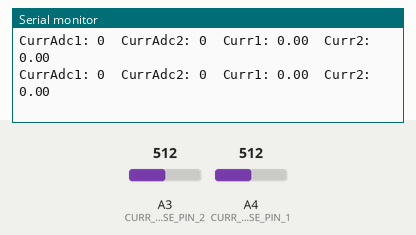
This sketch was run on a simulated Arduino Uno, built with avr-gcc and run on an emulated ATmega328P. Shown: the last lines printed to the serial monitor. The test bench sets the inputs (shaded band); at power-on: A3 (CURR_SENSE_PIN_2) = 512, A4 (CURR_SENSE_PIN_1) = 512.

Above: at 1.2 s.
1.3 s: A3 (CURR_SENSE_PIN_2) set to 716
At 1.58 s:
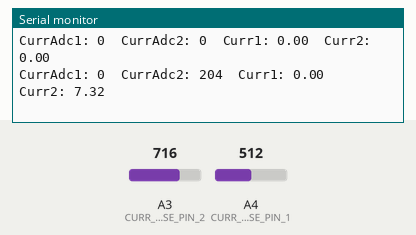
2.8 s: A4 (CURR_SENSE_PIN_1) set to 716
At 2.8 s:
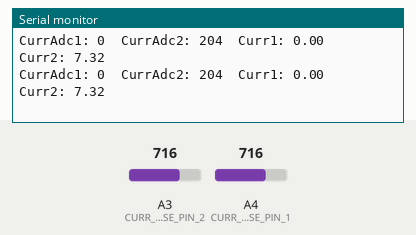
4.3 s: A3 (CURR_SENSE_PIN_2) set to 900
At 4.41 s:
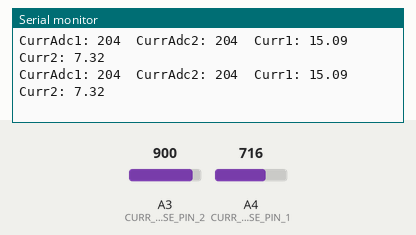
5.8 s: A4 (CURR_SENSE_PIN_1) set to 900
At 5.83 s:
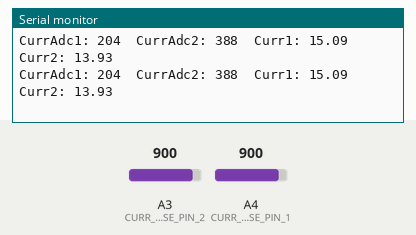
Timing chart, 0 to 8.3 s (numbered marks = the images above; inputs shaded):
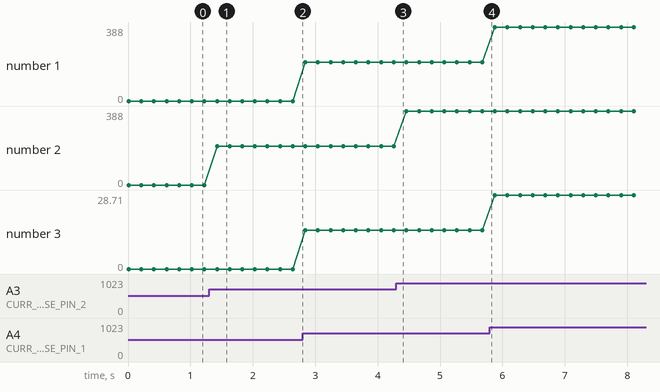

The sketch:

CurrentSensTest.ino
```cpp
//Roboclaw simple serial example.  Set mode to 5.  Option to 4(38400 bps)
#include <SoftwareSerial.h>

#define CURR_SENSE_PIN_1 A4   // ACS714 +-30A
#define CURR_SENSE_PIN_2 A3   // ACS711EX +-15.5A

//See limitations of Arduino SoftwareSerial

SoftwareSerial mySerial(10,11);
int i = 0;

volatile int currAdc1, currAdc2;
volatile float curr1=0, curr2=0;

void setup()
{
  Serial.begin(115200);
  mySerial.begin(38400);
  delay(10);

  //mySerial.write(-40);
}

void getCurrents()
{
    currAdc1 = analogRead(CURR_SENSE_PIN_1)-512;
    currAdc2 = analogRead(CURR_SENSE_PIN_2)-512;

    curr1 = ((float(currAdc1)/1024)*5)/0.066; //ACS714 -> 66mV/A
    curr2 = ((float(currAdc2)/1024)*5)/0.136; //ACS711 -> 136mV/A

    Serial.print("CurrAdc1: ");
    Serial.print(currAdc1);
    Serial.print("\tCurrAdc2: ");
    Serial.print(currAdc2);
    Serial.print("\tCurr1: ");
    Serial.print(curr1);
    Serial.print("\tCurr2: ");
    Serial.println(curr2);
}


void loop()
{
  for(i=64; i<128; i++)
  {
    mySerial.write(i);
    mySerial.write(-i);
    getCurrents();
    delay(200);
  }
  for(i=127; i>0; i--)
  {
    mySerial.write(i);
    mySerial.write(-i);
    getCurrents();
    delay(200);
  }
  for(i=1; i<65; i++)
  {
    mySerial.write(i);
    mySerial.write(-i);
    getCurrents();
    delay(200);
  }

}
```

Measured:
- after the input at 1.3 s, the serial monitor: prints a new line after 0.13 s (image 1)
- plotted number 2: 0 → 204 after the input at 1.3 s, 204 → 388 after the input at 4.3 s
- plotted number 3: 0 → 15.09 after the input at 2.8 s, 15.09 → 28.71 after the input at 5.8 s
